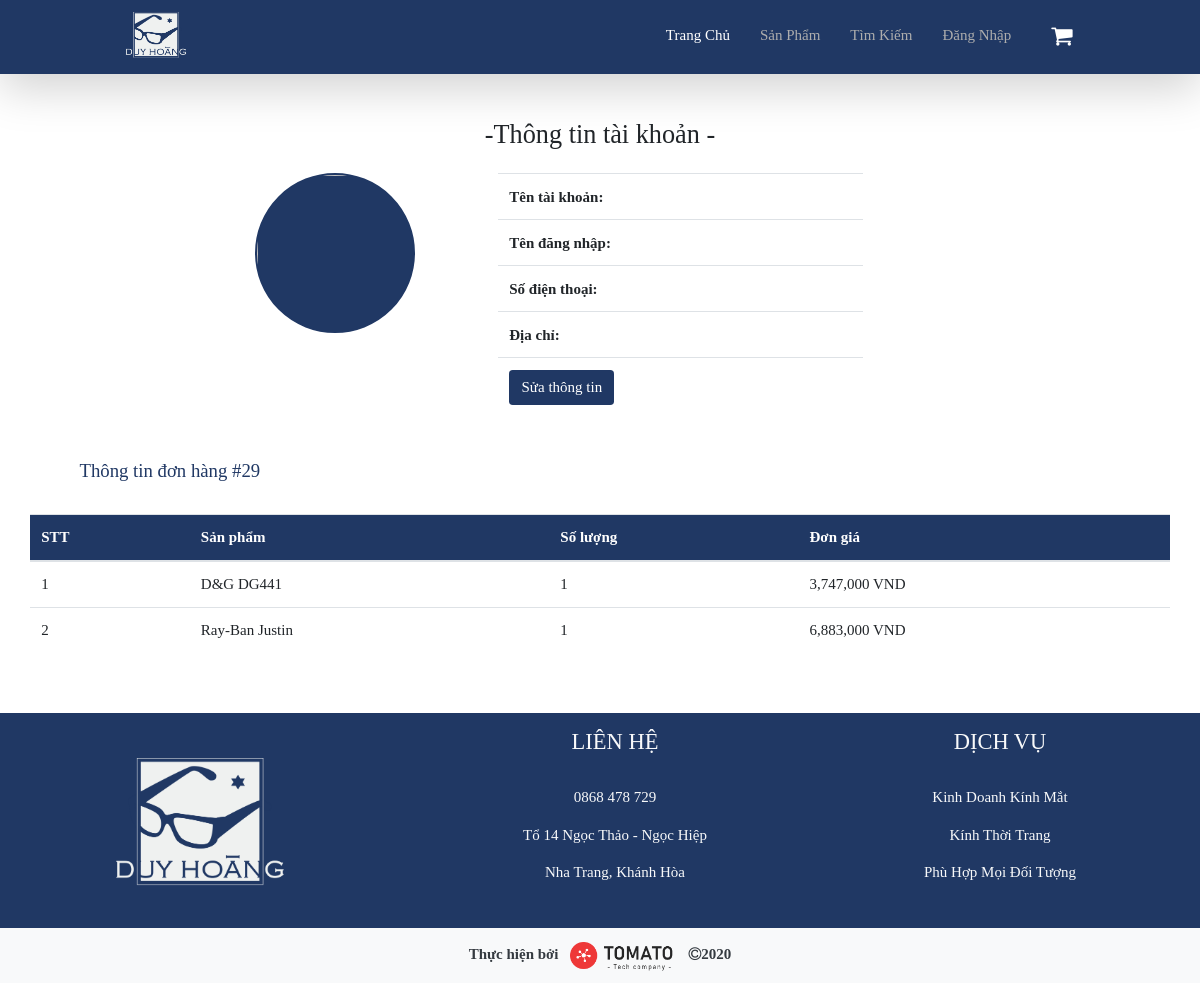
/order_detail.php?id=29, run on the app's committed database.
### tables this page shows
CREATE TABLE `bill_detail` (
  `id` int(10) UNSIGNED NOT NULL,
  `id_bill` int(10) NOT NULL,
  `id_glasses` int(10) NOT NULL,
  `quantity` int(11) DEFAULT 1,
  `normal_price` double NOT NULL
);

CREATE TABLE `glasses` (
  `id` int(11) NOT NULL,
  `name` varchar(100) DEFAULT NULL,
  `id_brand` int(11) DEFAULT NULL,
  `image` varchar(100) DEFAULT NULL,
  `normal_price` int(11) DEFAULT NULL,
  `sale_price` int(20) DEFAULT NULL,
  `rating` smallint(11) DEFAULT 4,
  `new` bit(1) DEFAULT NULL
);

### order_detail.php (the view, shortened to what this page needs)
<!doctype html>
<html lang="en">
    <head>
        <link rel="stylesheet" href="https://stackpath.bootstrapcdn.com/bootstrap/4.3.1/css/bootstrap.min.css">
        <link rel="stylesheet" href="https://maxcdn.bootstrapcdn.com/font-awesome/4.7.0/css/font-awesome.min.css">
        <link href="https://cdn.jsdelivr.net/gh/hung1001/font-awesome-pro@8af0edd/css/all.css" rel="stylesheet" type="text/css" />
        <link rel="stylesheet" href="style.css">
      </head>
  <body>
  <?php
    require_once('db_config/db_connect.php');
    if(isset($_GET['id']))
        $id_bill = $_GET['id'];
    $sql = 'Select * from bill_detail join bills
            on bill_detail.id_bill = bills.id
            join glasses on bill_detail.id_glasses = glasses.id
            where id_bill = '.$id_bill;
    $result = mysqli_query($conn,$sql);
?>
    <?php
        include('header.php');
    ?>
<div class="container mt-5">
    <h3 class=" text-center mb-4">-Thông tin tài khoản -</h3>
    <div class="row">
        <div class="col-4">
            <?php echo '<img class="avt_user" src="img/'.$_SESSION['img'].'">';?>
        </div>
        <div class="col-8">
            <table class="table table-acc">
                <tbody>
                    <tr>
                        <td><b>Tên tài khoản:</b></td>
                        <td><?php echo $_SESSION['name'] ?></td>
                    </tr>
                    <tr>
                        <td><b>Tên đăng nhập: </b></td>
                        <td><?php echo $_SESSION['usn'] ?></td>
                    </tr>
                    <tr>
                        <td><b>Số điện thoại: </b></td>
                        <td><?php echo $_SESSION['phone'] ?></td>
                    </tr>
                    <tr>
                        <td><b>Địa chỉ: </b></td>
                        <td><?php echo $_SESSION['addr'] ?></td>
                    </tr>
                    <tr>
                        <td><a class="btn btn-color" data-toggle="modal" data-target="#checkpass" href="#">Sửa thông tin</a></td>
                        <td></td>
                    </tr>
                </tbody>
            </table>
        </div>
    </div>
    <div class="row">
    <div class="m-4">
        <h5 class="text-color"><a class="text-secondary" href="account.php"><i style="font-size: 25px;" class="fas fa-arrow-circle-left mr-2"></i></a>Thông tin đơn hàng #<?php echo $id_bill ?></h5>
    </div>
        <table class="table">
        <thead class="bg-color text-white">
            <tr>
                <th>STT</th>
                <th>Sản phẩm</th>
                <th>Số lượng</th>
                <th>Đơn giá</th>
            </tr>
        </thead>
        <tbody>
            <?php
                $i = 1;
                while($row = mysqli_fetch_array($result))
                {
                    echo '
                    <tr>
                        <td>'.$i++.'</td>
                        <td>'.$row['name'].'</td>
                        <td>'.$row['quantity'].'</td>';
                        if(!empty($row['sale_price']))
                            echo '<td>'.number_format($row['sale_price']).' VND</td>';
                        else echo '<td>'.number_format($row['normal_price']).' VND</td>';
                        echo '
                    </tr>';
                }
            ?>
        </tbody>
    </table>
    </div>
    </div>
    <?php include('footer.php') ?>
  </body>
</html>

### style.css (style rules this page uses)
:root { --mainColor:#203864; --bgColor:white; }
* { font-family: Bahnschrift Light; font-size: 15px; scroll-behavior: smooth; box-sizing: border-box; }
body { background-color: var(--bgColor); position: relative; }
.bg-color { background-color: var(--mainColor); }
.text-color { color: var(--mainColor); }
.btn-color { color: white; background-color: var(--mainColor); }
.avt_user { height: 160px !important; width: 160px !important; margin-left: 60%; border-radius: 50%; background-color: #203864 !important; border: 2px solid var(--mainColor); }
.table-acc { width: 50% !important; margin-left: 10%; }

### data on the page
bill_detail: id_glasses.name "D&G DG441", quantity "1", id_glasses.normal_price "3,747,000"
bill_detail: id_glasses.name "Ray-Ban Justin", quantity "1", id_glasses.normal_price "6,883,000"

### other printed values
$id_bill "29"
